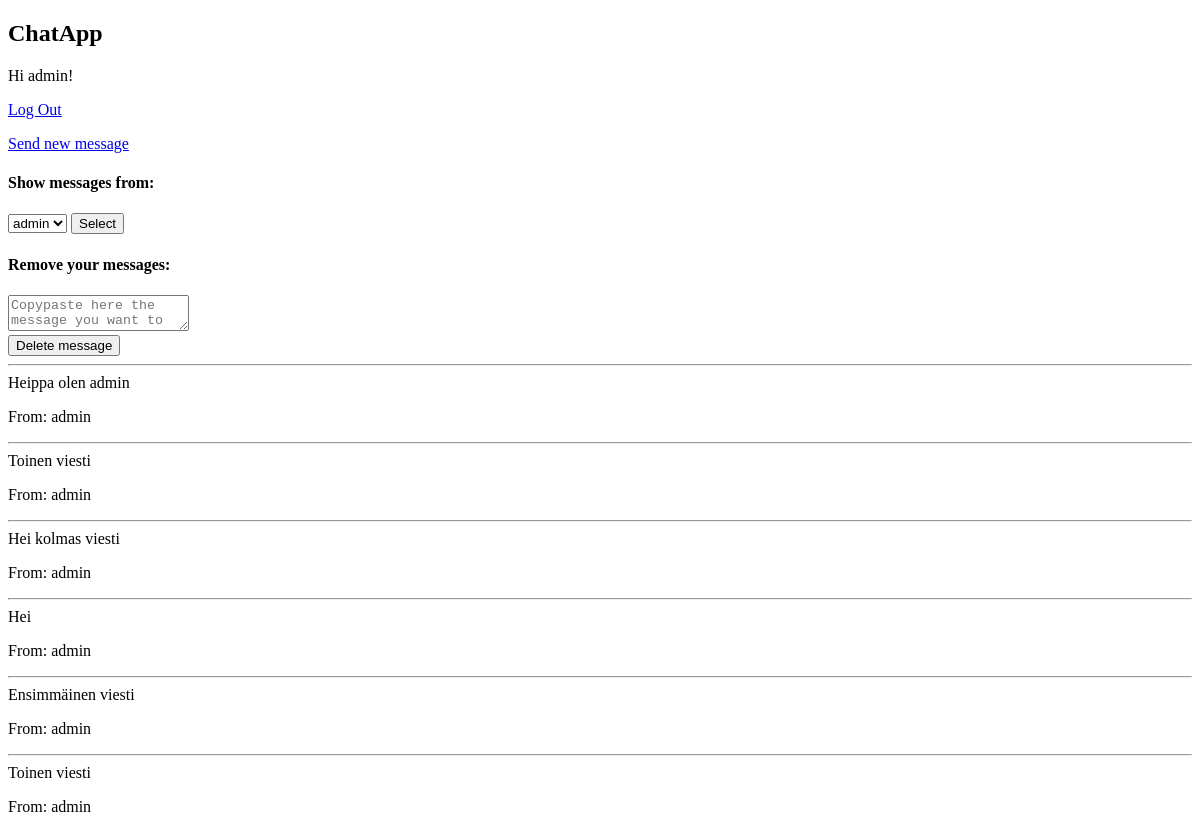
Before: / (signed in) with the older database file.
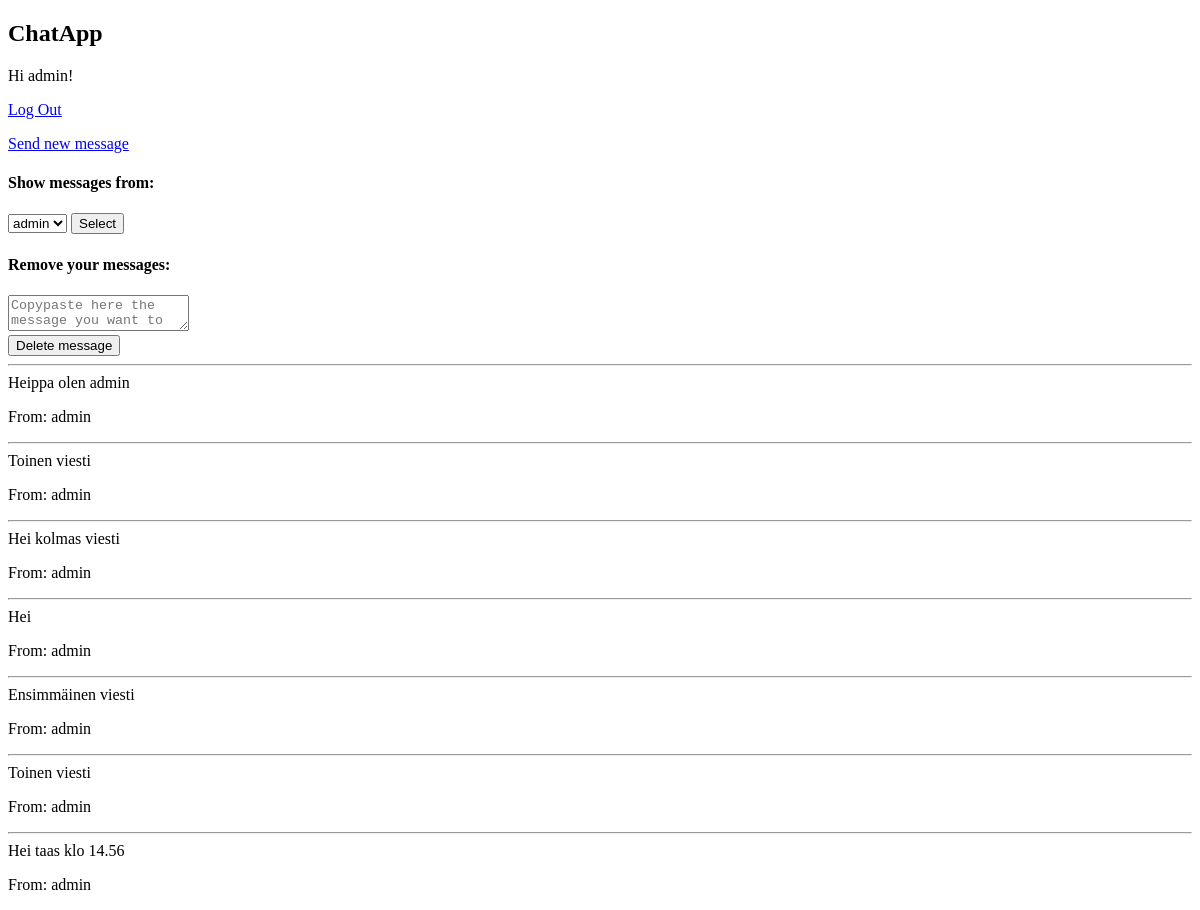
After: the same page with the newer database file.
### chatapp/models.py (models this page shows, shortened)
class Message(models.Model):
    content = models.TextField(max_length=1000)
    user = models.ForeignKey(User, on_delete=models.CASCADE)

### chatapp/views.py (the view)
# urls.py: 2. Add a URL to urlpatterns:  path('', views.home, name='home')
def home(request):
    context = {}
    context["users"] = User.objects.all()
    if 'username' in request.session:
        username = request.session['username']
        user_id = User.objects.raw(f"SELECT id, username FROM auth_user WHERE username='{str(username)}' ORDER BY id")[0].id
        messages = Message.objects.filter(user_id=user_id)
    else:
        messages = Message.objects.all()
    context["messages"] = messages
    return render(request, 'home.html', context)

### chatapp/templates/home.html (shortened to what this page needs)
{% extends 'base.html' %}
{% block content %}
<h2>ChatApp</h2>
{% if user.is_authenticated %}
  Hi {{ user.username }}!
  <p><a href="{% url 'logout' %}">Log Out</a></p>
  <a href="/chatapp">Send new message</a>
  <h4>Show messages from:</h4>
  <form action="/filter" method="POST">
      <select name="username" id="user_select">
          {% for username in users %}
              <option value="{{ username }}">{{ username }}</option>
          {% endfor %}
      </select>
      <input type="submit" value="Select">
  </form>
  <div>
    <h4>Remove your messages:</h4>
    <form action="/delete" method="get">
        <textarea id="message" name="message" type="text" maxlength=300 placeholder="Copypaste here the message you want to delete"></textarea><br>
        <input id="submit" type="submit" value="Delete message"><br>
    </form>
</div>
  {% for message in messages %}
    <hr>
      {{ message.content }}
      <p>
      From: {{ message.user.username }}
      <p>
  {% endfor %}
{% else %}
  <p>You are not logged in</p>
  <a href="{% url 'login' %}">Log In</a>
  <p>Or </p>
  <a href="{% url 'signin' %}">Create new user</a>
{% endif %}
{% endblock %}

Changed rows visible on the page:
added Message: content "Hei taas klo 14.56", user.username "admin"
